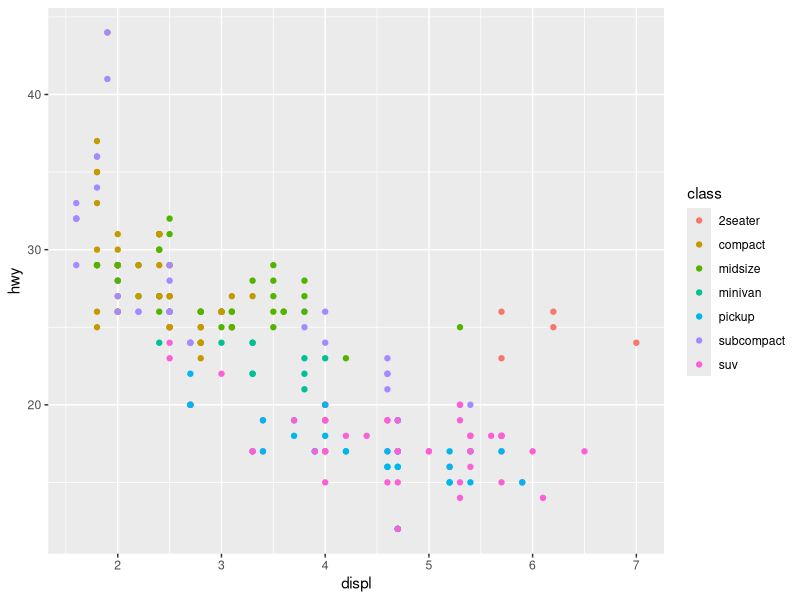
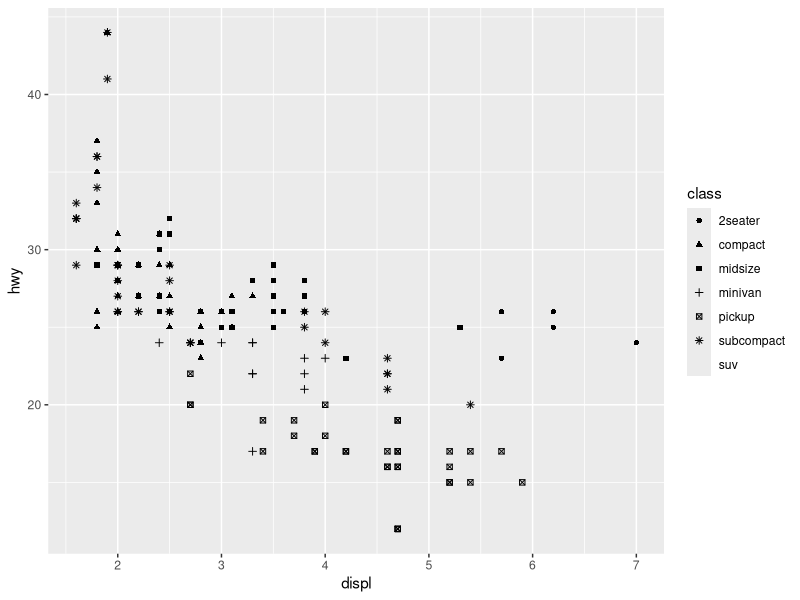
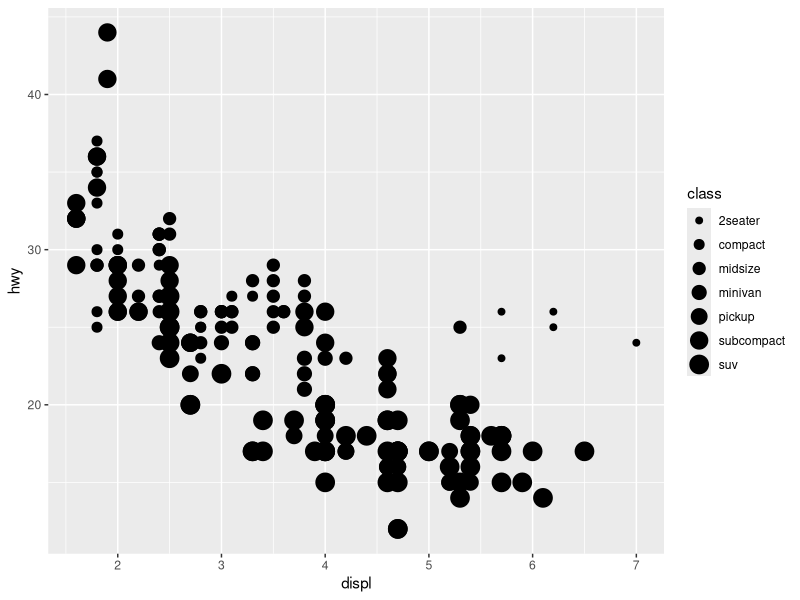
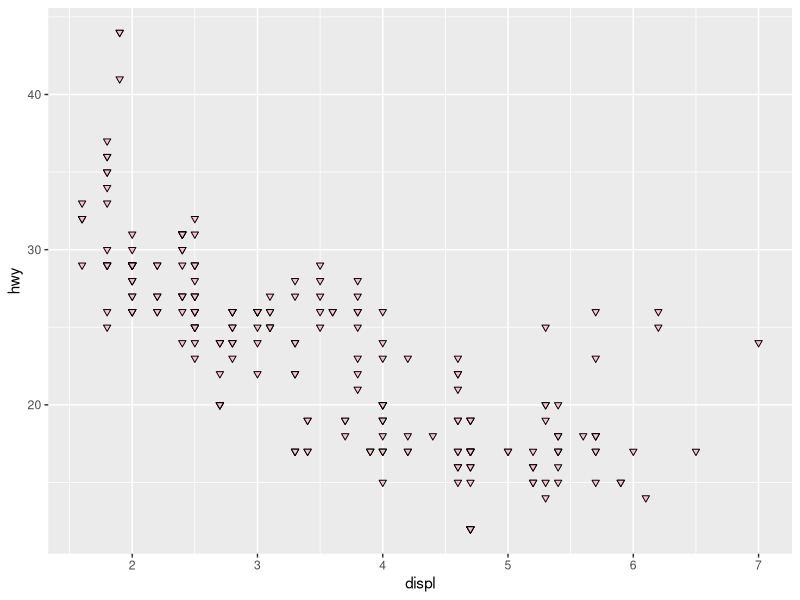
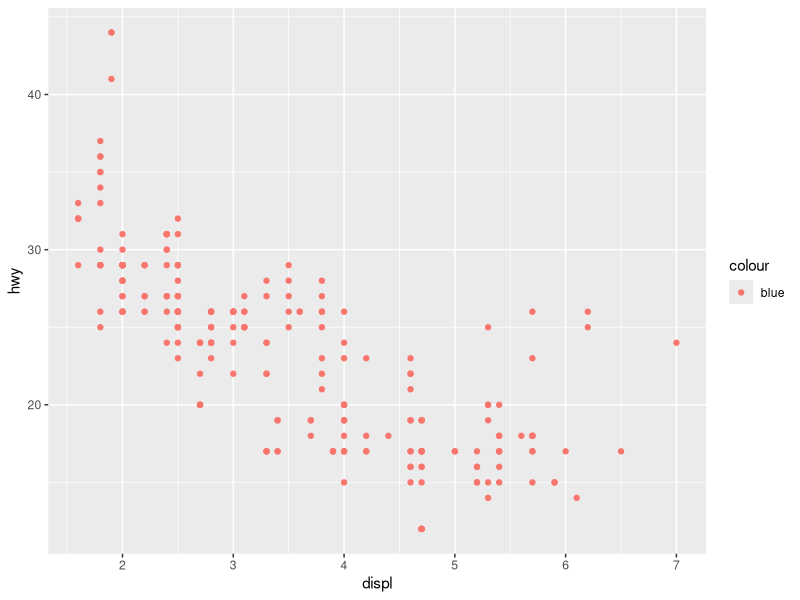
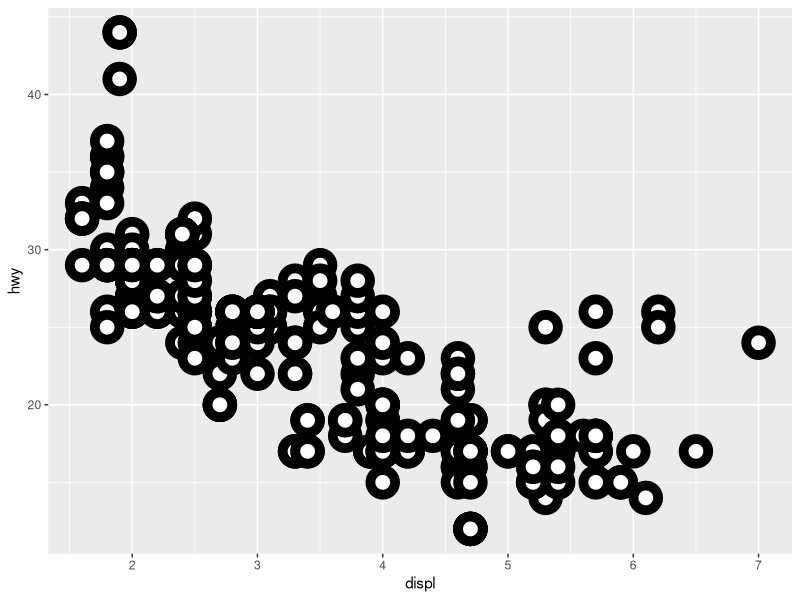
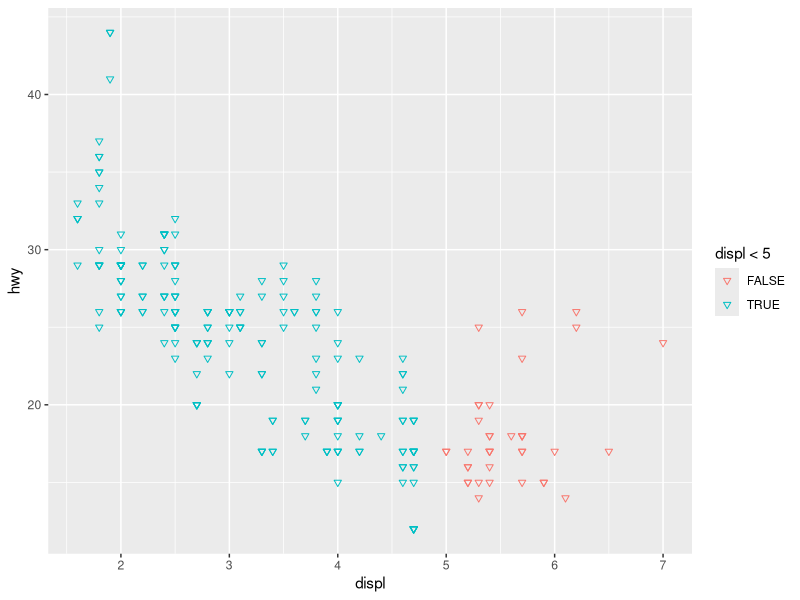
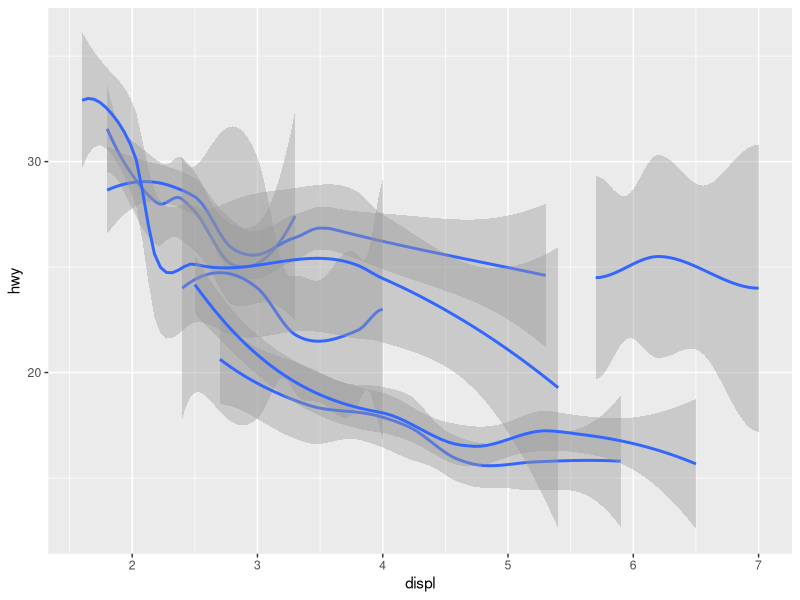

Here is the R script that generated these plots, in order:
# this file contains worked examples and solutions to the problems from Chapter 9 of
# Wickham, H. et al 2023. "R for Data Science", O'Reilly.
# the text is available at
# https://r4ds.hadley.nz/layers

library(tidyverse)

# we are working with mpg dataset which is about cars
glimpse(mpg)

# among numerical variables are
# (i)   displ - car engine, lit
# (ii)  cyl   - car cylinders, #
# (iii) cty   - car fuel consumption in the city, mpg
# (iv)  hwy   - car fuel consumption on the highway, mpg
# (v)   year  - car model year


# geom_point() ------------------------------------------------------------
# a better one
ggplot(mpg, aes(x = displ, y = hwy, colour = class)) +
  geom_point()

# a poor one, because of chartjunk, cf. the warnings
ggplot(mpg, aes(x = displ, y = hwy, shape = class)) +
  geom_point()

# a poor one, because of a (unordered) categorical variable mapped to an ordered aesthetic
ggplot(mpg, aes(x = displ, y = hwy, size = class)) +
  geom_point()


# exercises 9.2.1 ---------------------------------------------------------

# 9.2.1.1
ggplot(mpg, aes(x = displ, y = hwy)) +
  geom_point(fill = "pink", shape = 25)

# 9.2.1.2
# the code below does not set colour because it is specified in aes() parameter of geom_point()
ggplot(mpg) + 
  geom_point(aes(x = displ, y = hwy, color = "blue"))

# 9.2.1.3
# stroke sets the width of a marker's border
ggplot(mpg, aes(x = displ, y = hwy)) +
  geom_point(shape = 21, colour = "black", fill = "white", size = 5, stroke = 5)

# 9.2.1.4
# an aesthetic can be specified with a computed value or a computed column
ggplot(mpg, aes(x = displ, y = hwy, colour = displ < 5)) +
  geom_point(shape = 25)


# geometric objects -------------------------------------------------------
# not every aesthetic works with every geom
# shape aesthetic does not work with geom_smooth() which, basically, draws a smooth curve that approximates data
ggplot(mpg, aes(x = displ, y = hwy, shape = class)) +
  geom_smooth()


# note the difference between aesthetics applied locally, at geom level, and at ggplot level
# (i) colour applied at ggplot level
ggplot(mpg, aes(x = displ, y = hwy, colour = class)) +
  geom_point() +
  geom_smooth()

# (ii) colour applied locally, at geom_smooth level
ggplot(mpg, aes(x = displ, y = hwy)) +
  geom_point(aes(colour = class)) +
  geom_smooth()

# what is more, additional geoms with custom aesthetics can be added for subsets of data
ggplot(mpg, aes(x = displ, y = hwy)) +
  geom_point() +
  geom_point(
    data = mpg |> filter(class == "2seater"),
    colour = "red"
  ) +
  geom_point(
    data = mpg |> filter(class == "2seater"),
    shape = "circle open", size = 3, colour = "red"
  )

# use diffetent geoms to explore data
ggplot(mpg, aes(x = hwy)) +
  geom_histogram(binwidth = 2)

ggplot(mpg, aes(x = hwy)) +
  geom_density()

ggplot(mpg, aes(x = hwy)) +
  geom_boxplot()

# use external packages, if useful for the goal at hand
library(ggridges)

ggplot(mpg, aes(x = hwy, y = drv, fill = drv, color = drv)) +
  geom_density_ridges(alpha = 0.5, show.legend = FALSE)


# exercises 9.3.1 ---------------------------------------------------------

# 9.3.1.1
# geom_line(), geom_boxplot(), geom_histogram(), geom_area()

# 9.3.1.2
# show.legend = FALSE suppresses default behaviour which is to show the legend, if necessary
ggplot(mpg, aes(x = displ, y = hwy)) +
  geom_smooth(aes(color = drv), show.legend = TRUE)

# 9.3.1.3
# se argument of geom_smooth enables and disables the display of the range of confidence interval
ggplot(mpg, aes(x = displ, y = hwy)) +
  geom_point(aes(colour = class)) +
  geom_smooth(se = FALSE)

# 9.3.1.4
# top-left
ggplot(mpg, aes(x = displ, y = hwy)) +
  geom_point(size = 3) +
  geom_smooth(se = FALSE)

# top-right
ggplot(mpg, aes(x = displ, y = hwy)) +
  geom_point(size = 3) +
  geom_smooth(aes(shape = drv), se = FALSE)

# middle-left
ggplot(mpg, aes(x = displ, y = hwy, colour = drv)) +
  geom_point(size = 3) +
  geom_smooth(se = FALSE, linewidth = 2)

# middle-right
ggplot(mpg, aes(x = displ, y = hwy)) +
  geom_point(size = 3, aes(colour = drv)) +
  geom_smooth(se = FALSE, linewidth = 2)

# bottom-left
ggplot(mpg, aes(x = displ, y = hwy)) +
  geom_point(size = 3, shape = 16, aes(colour = drv)) +
  geom_smooth(se = FALSE, aes(linetype = drv, linewidth = 2))

# bottom-right
ggplot(mpg, aes(x = displ, y = hwy, fill = drv)) +
  geom_point(size = 3, shape = 21, colour = "white", stroke = 3)

# facets ------------------------------------------------------------------
# facets can be added for a single factor variable or for a combination of two factors

ggplot(mpg, aes(x = displ, y = hwy)) +
  geom_point() +
  facet_wrap(~drv)

# use scales = { "free", "free_x", "free_y"} to automatically choose a scale for each facet
ggplot(mpg, aes(x = displ, y = hwy)) +
  geom_point() +
  facet_grid(drv~cyl)

# exercises 9.4.1
# TODO

# some geoms plot not only data but the results of additional computations based on the data
# the default computations can be overwritten using stat_*() functions

# exercises 9.5.1
# TODO


# bar charts --------------------------------------------------------------
# bar charts with multiple categories are normally displayed either:
# (i)   stacked
# (ii)  stacked and normalised
# (iii) dodged

# (i) stacked
ggplot(diamonds, aes(x = cut, fill = clarity)) +
  geom_bar()

ggplot(mpg, aes(x = drv, fill = class)) +
  geom_bar()

# (ii) normalised
ggplot(mpg, aes(x = drv, fill = class)) +
  geom_bar(position = "fill")

# (iii) dodged
ggplot(mpg, aes(x = drv, fill = class)) +
  geom_bar(position = "dodge")

# consider a scatterplot with many points overlapping each other
# one cannot sat at glance which observation is prevalent
# the solution is to add a small random offset, called jitter, to the plotted points
ggplot(mpg, aes(x = displ, y = hwy)) +
  geom_point(position = "jitter")

# is equivalent to
ggplot(mpg, aes(x = displ, y = hwy)) +
  geom_jitter()

# TODO check different values of position argument

# exercises 9.5.1
# TODO

# exercises 9.7.1
# TODO
